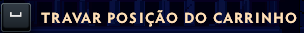
#> input picture launch_ready.png, 304 x 33 px
$ python -i launch_prompt.py   (imports and definitions only)
#> lines starting #> are read from the running program, lines starting #| are printed output that depends on the picture; after the words box and inside, x2 and y2 are one past the last pixel; in counts of white or black regions, pixels touching at a corner belong together
"""Recognize the actual launch instruction, independently of the flying boot."""
from pathlib import Path
import cv2


class LaunchPrompt:
    def __init__(self, template_path, dwell=.8):
#> called with template_path = 'launch_ready.png', dwell = 0.8
        self.template=cv2.imread(str(template_path),cv2.IMREAD_GRAYSCALE)
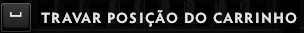
#> self.template: shape (33, 304); min 0, max 232, mean 36.1
        if self.template is None:raise ValueError('Referência de relançamento ausente no aplicativo.')
        # Compare the bright glyphs, not the scenery behind the instruction.
        # Softened binary strokes tolerate subpixel shifts introduced by resizing.
        self.method='binary-glyphs-multiscale-1'
        self.templates=[]
        for percent in range(94,107):
            template=cv2.resize(self.template,None,fx=percent/100,fy=percent/100,interpolation=cv2.INTER_AREA)
            self.templates.append(self.features(template))
#> this loop made 13 passes
#> pass 1, in __init__, `template=cv2.resize(self.template,None,fx=percent/100,fy=percent/100,i..`:
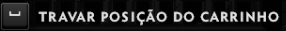
#> template: shape (31, 286); min 0, max 229, mean 36.1
#> pass 1, in features, `strokes=cv2.threshold(gray,145,255,cv2.THRESH_BINARY)[1]`:
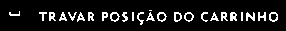
#> strokes: shape (31, 286); 10.2% white in thin lines or dots, all inside (x1, y1, x2, y2) = (9, 10, 278, 25)
#> pass 2, in __init__, `template=cv2.resize(self.template,None,fx=percent/100,fy=percent/100,i..`:
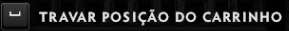
#> template: shape (31, 289); min 0, max 228, mean 36.4
#> pass 2, in features (call 2), `strokes=cv2.threshold(gray,145,255,cv2.THRESH_BINARY)[1]`:
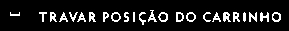
#> strokes: shape (31, 289); 10.8% white in thin lines or dots, all inside (x1, y1, x2, y2) = (10, 10, 281, 25)
#> after the loop:
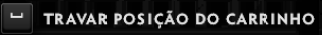
#> template: shape (35, 322); min 0, max 231, mean 36.1
#> after the loop, self.templates = 13 items
        self.dwell=dwell
        self.latched=False
        self.visible=False
        self.score=0.
        self.reason='aguardando instrução de lançamento'
        self.reset_observation()

    def reset_observation(self):
        self.since=self.last_time=self.absent_since=None
        self.samples=0

    @staticmethod
    def features(gray):
        strokes=cv2.threshold(gray,145,255,cv2.THRESH_BINARY)[1]
        return cv2.GaussianBlur(strokes,(5,5),1.0)

    def detect(self,frame):
        normalized=cv2.resize(frame,(551,725))
        gray=cv2.cvtColor(normalized,cv2.COLOR_BGR2GRAY)
        roi=self.features(gray[350:510,75:476])
        best=-1.
        for template in self.templates:
            result=cv2.matchTemplate(roi,template,cv2.TM_CCOEFF_NORMED)
            best=max(best,float(cv2.minMaxLoc(result)[1]))
        self.score=best
        self.visible=best>=.85
        return self.visible

    def update(self,now,frame,paddle_valid,enabled=True):
        visible=self.detect(frame)
        if not enabled:
            self.reset_observation();self.reason='relançamento desativado/observação';return False
        if self.last_time is not None and (now<=self.last_time or now-self.last_time>.30):
            self.reset_observation()
        self.last_time=now
        if self.latched:
            self.reason='Espaços já enviados; aguardando a instrução desaparecer'
            if not visible:
                if self.absent_since is None:self.absent_since=now
                if now-self.absent_since>=.5:
                    self.latched=False;self.reset_observation()
            else:self.absent_since=None
            return False
        if not visible or not paddle_valid:
            self.since=None;self.samples=0
            self.reason='instrução de lançamento não visível' if not visible else 'aguardando raquete reconhecida'
            return False
        if self.since is None:self.since=now
        self.samples+=1
        self.reason=f'Instrução de lançamento detectada: {now-self.since:.1f}/{self.dwell:.1f}s'
        if now-self.since>=self.dwell and self.samples>=6:
            self.latched=True;self.reason='enviar dois Espaços pela instrução de lançamento';return True
        return False

>>> result = LaunchPrompt('launch_ready.png').reset_observation()
